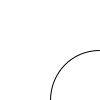
Frame 1 (no input)
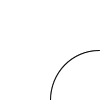
Frame 2 (the mouse pressed at the canvas centre, redrawn once)

The Processing sketch that drew these frames (run headless with seeded random() and noise(); the mouse was pressed at the canvas centre and the sketch redrawn once):

// Processing sketch: tile
// ── tile.pde
int size = 100;
int x, y = 0;

void setup() {
  size(100, 100);
  noLoop();
  stroke(0);
  background(255);
}

void draw() {

  // Top left
  // arc(x, x, size, size, 0, HALF_PI);
  
  // Top right
  // arc(x + size, y, size, size, PI / 2, PI);

  // Bottom left
  // arc(x, y + size, size, size, (3 * PI) / 2, 2 * PI);
  
  // Bottom right
  arc(x + size, y + size, size, size, PI, (3 * PI) / 2);
}
